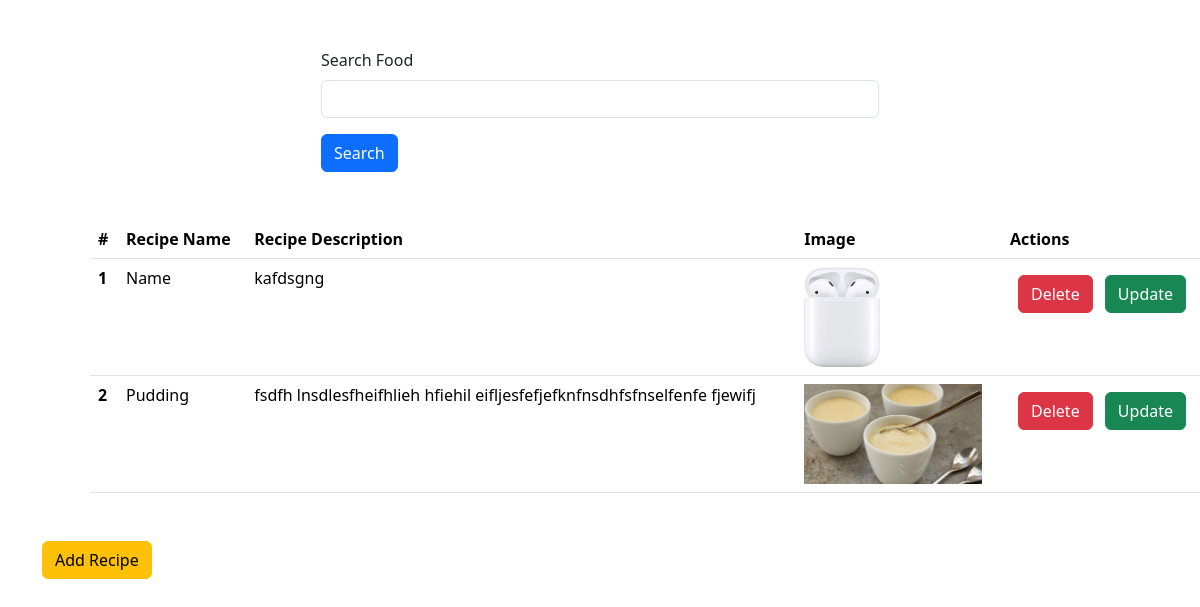
Before: / with the older database file.
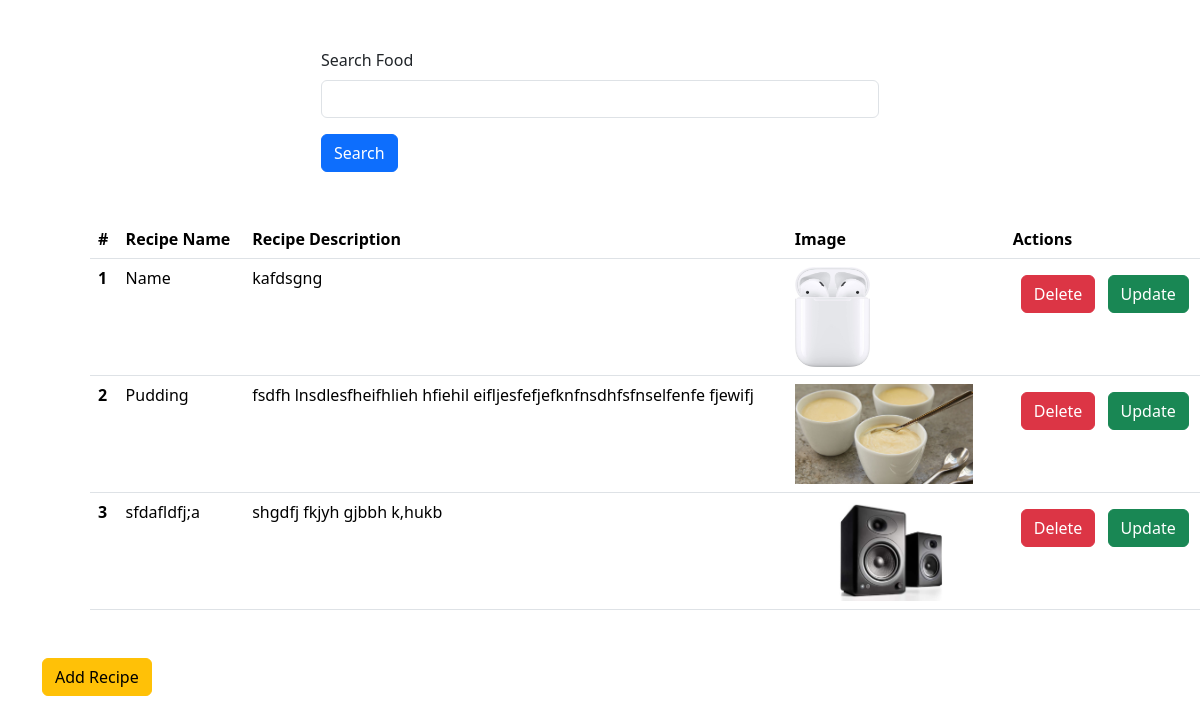
After: the same page with the newer database file.
### vege/models.py (models this page shows)
class Receipe(models.Model):
    receipe_name = models.CharField(max_length=100)
    receipe_description = models.TextField()
    receipe_image = models.ImageField(upload_to="receipe")

### vege/views.py (the view)
# urls.py: path('', receipes, name='receipes'),
def receipes(request):
    queryset = Receipe.objects.all()
    if request.GET.get("search"):
        queryset = queryset.filter(receipe_name__icontains = request.GET.get('search'))
    context = {"receipes": queryset, 'page': 'recipes'}
    return render(request, 'receipes.html', context)

### vege/templates/receipes.html
{% extends "base.html" %}
{% block start %}
    <div class='container mt-5'>
        <div class="mt-5">
            <div class="mx-auto col-6">
                <form>
                    <div class="mb-3">
                        <label for="exampleInputEmail1" class="form-label">Search Food</label>
                        <input name="search" type="text" class="form-control">
                    </div>
                    <button type="submit" class="btn btn-primary">Search</button>
                </form>
            </div>
        </div>
        <table class="table m-5">
            <thead>
              <tr>
                <th scope="col">#</th>
                <th scope="col">Recipe Name</th>
                <th scope="col">Recipe Description</th>
                <th scope="col">Image</th>
                <th scope="col">Actions</th>
              </tr>
            </thead>
            <tbody>
            {% for recipe in receipes %}
              <tr>
                <th scope="row">{{forloop.counter}}</th>
                <td>{{recipe.receipe_name}}</td>
                <td>{{recipe.receipe_description}}</td>
                <td><img src="/media/{{recipe.receipe_image}}" style="height: 100px"></td>
                <td>
                    <a class="btn btn-danger m-2" href="/delete-receipe/{{recipe.id}}/">Delete</a>
                    <a class="btn btn-success" href="/update-receipe/{{recipe.id}}/">Update</a>
                </td>
              </tr>
            {% endfor %}
            </tbody>
          </table>
          <a href="/add-receipe/" class="btn btn-warning">Add Recipe</a>
    </div>
{% endblock %}

### vege/templates/base.html (shortened to what this page needs)
<!DOCTYPE hrml>
<html lang="en">
    <head>
        <link href="https://cdn.jsdelivr.net/npm/bootstrap@5.3.1/dist/css/bootstrap.min.css" rel="stylesheet">
    </head>
    <body>
        {% block start %}
        {% endblock %}
    </body>
</html>

Changed rows visible on the page:
added Receipe: receipe_name "sfdafldfj;a", receipe_description "shgdfj fkjyh gjbbh k,hukb", receipe_image (picture)
